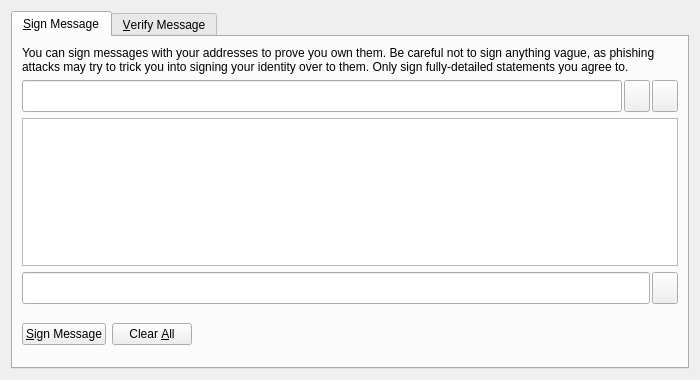
<?xml version="1.0" encoding="UTF-8"?>
<ui version="4.0">
 <class>SignVerifyMessageDialog</class>
 <widget class="QDialog" name="SignVerifyMessageDialog">
  <property name="geometry">
   <rect>
    <x>0</x>
    <y>0</y>
    <width>700</width>
    <height>380</height>
   </rect>
  </property>
  <property name="windowTitle">
   <string>Signatures - Sign / Verify a Message</string>
  </property>
  <property name="modal">
   <bool>true</bool>
  </property>
  <layout class="QVBoxLayout" name="verticalLayout">
   <item>
    <widget class="QTabWidget" name="tabWidget">
     <property name="currentIndex">
      <number>0</number>
     </property>
     <widget class="QWidget" name="tabSignMessage">
      <attribute name="title">
       <string>&amp;Sign Message</string>
      </attribute>
      <layout class="QVBoxLayout" name="verticalLayout_SM">
       <item>
        <widget class="QLabel" name="infoLabel_SM">
         <property name="text">
          <string>You can sign messages with your addresses to prove you own them. Be careful not to sign anything vague, as phishing attacks may try to trick you into signing your identity over to them. Only sign fully-detailed statements you agree to.</string>
         </property>
         <property name="textFormat">
          <enum>Qt::PlainText</enum>
         </property>
         <property name="wordWrap">
          <bool>true</bool>
         </property>
        </widget>
       </item>
       <item>
        <layout class="QHBoxLayout" name="horizontalLayout_1_SM">
         <property name="spacing">
          <number>0</number>
         </property>
         <item>
          <widget class="QValidatedLineEdit" name="addressIn_SM">
           <property name="minimumSize">
            <size>
             <width>0</width>
             <height>32</height>
            </size>
           </property>
           <property name="maximumSize">
            <size>
             <width>16777215</width>
             <height>32</height>
            </size>
           </property>
           <property name="toolTip">
            <string>The address to sign the message with (e.g. iJagcLKkACTYVhyVuDimpU7tW8Xfw6GXQK)</string>
           </property>
           <property name="maxLength">
            <number>34</number>
           </property>
          </widget>
         </item>
         <item>
          <widget class="QPushButton" name="addressBookButton_SM">
           <property name="sizePolicy">
            <sizepolicy hsizetype="Fixed" vsizetype="Fixed">
             <horstretch>0</horstretch>
             <verstretch>0</verstretch>
            </sizepolicy>
           </property>
           <property name="minimumSize">
            <size>
             <width>48</width>
             <height>32</height>
            </size>
           </property>
           <property name="maximumSize">
            <size>
             <width>48</width>
             <height>32</height>
            </size>
           </property>
           <property name="toolTip">
            <string>Choose an address from the address book</string>
           </property>
           <property name="styleSheet">
            <string notr="true">max-width: 24px; min-width: 24px; margin-left: 2px;</string>
           </property>
           <property name="text">
            <string/>
           </property>
           <property name="icon">
            <iconset resource="../inception.qrc">
             <normaloff>:/icons/address-book_w</normaloff>:/icons/address-book_w</iconset>
           </property>
           <property name="shortcut">
            <string>Alt+A</string>
           </property>
           <property name="autoDefault">
            <bool>false</bool>
           </property>
          </widget>
         </item>
         <item>
          <widget class="QPushButton" name="pasteButton_SM">
           <property name="sizePolicy">
            <sizepolicy hsizetype="Fixed" vsizetype="Fixed">
             <horstretch>0</horstretch>
             <verstretch>0</verstretch>
            </sizepolicy>
           </property>
           <property name="minimumSize">
            <size>
             <width>48</width>
             <height>32</height>
            </size>
           </property>
           <property name="maximumSize">
            <size>
             <width>48</width>
             <height>32</height>
            </size>
           </property>
           <property name="toolTip">
            <string>Paste address from clipboard</string>
           </property>
           <property name="styleSheet">
            <string notr="true">max-width: 24px; min-width: 24px; margin-left: 2px;</string>
           </property>
           <property name="text">
            <string/>
           </property>
           <property name="icon">
            <iconset resource="../inception.qrc">
             <normaloff>:/icons/editpaste_w</normaloff>:/icons/editpaste_w</iconset>
           </property>
           <property name="shortcut">
            <string>Alt+P</string>
           </property>
           <property name="autoDefault">
            <bool>false</bool>
           </property>
          </widget>
         </item>
        </layout>
       </item>
       <item>
        <widget class="QPlainTextEdit" name="messageIn_SM">
         <property name="toolTip">
          <string>Enter the message you want to sign here</string>
         </property>
        </widget>
       </item>
       <item>
        <layout class="QHBoxLayout" name="horizontalLayout_2_SM">
         <property name="spacing">
          <number>0</number>
         </property>
         <item>
          <widget class="QLineEdit" name="signatureOut_SM">
           <property name="minimumSize">
            <size>
             <width>0</width>
             <height>32</height>
            </size>
           </property>
           <property name="maximumSize">
            <size>
             <width>16777215</width>
             <height>32</height>
            </size>
           </property>
           <property name="font">
            <font>
             <italic>true</italic>
            </font>
           </property>
           <property name="readOnly">
            <bool>true</bool>
           </property>
          </widget>
         </item>
         <item>
          <widget class="QPushButton" name="copySignatureButton_SM">
           <property name="sizePolicy">
            <sizepolicy hsizetype="Fixed" vsizetype="Fixed">
             <horstretch>0</horstretch>
             <verstretch>0</verstretch>
            </sizepolicy>
           </property>
           <property name="minimumSize">
            <size>
             <width>48</width>
             <height>32</height>
            </size>
           </property>
           <property name="maximumSize">
            <size>
             <width>48</width>
             <height>32</height>
            </size>
           </property>
           <property name="toolTip">
            <string>Copy the current signature to the system clipboard</string>
           </property>
           <property name="styleSheet">
            <string notr="true">max-width: 24px; min-width: 24px; margin-left: 2px;</string>
           </property>
           <property name="text">
            <string/>
           </property>
           <property name="icon">
            <iconset resource="../inception.qrc">
             <normaloff>:/icons/editcopy_w</normaloff>:/icons/editcopy_w</iconset>
           </property>
           <property name="autoDefault">
            <bool>false</bool>
           </property>
          </widget>
         </item>
        </layout>
       </item>
       <item>
        <layout class="QHBoxLayout" name="horizontalLayout_3_SM">
         <item>
          <widget class="QPushButton" name="signMessageButton_SM">
           <property name="toolTip">
            <string>Sign the message to prove you own this Inception address</string>
           </property>
           <property name="text">
            <string>&amp;Sign Message</string>
           </property>
           <property name="icon">
            <iconset resource="../inception.qrc">
             <normaloff>:/icons/edit_w</normaloff>:/icons/edit_w</iconset>
           </property>
           <property name="autoDefault">
            <bool>false</bool>
           </property>
          </widget>
         </item>
         <item>
          <widget class="QPushButton" name="clearButton_SM">
           <property name="toolTip">
            <string>Reset all sign message fields</string>
           </property>
           <property name="text">
            <string>Clear &amp;All</string>
           </property>
           <property name="icon">
            <iconset resource="../inception.qrc">
             <normaloff>:/icons/remove_w</normaloff>:/icons/remove_w</iconset>
           </property>
           <property name="autoDefault">
            <bool>false</bool>
           </property>
          </widget>
         </item>
         <item>
          <spacer name="horizontalSpacer_1_SM">
           <property name="orientation">
            <enum>Qt::Horizontal</enum>
           </property>
           <property name="sizeHint" stdset="0">
            <size>
             <width>40</width>
             <height>48</height>
            </size>
           </property>
          </spacer>
         </item>
         <item>
          <widget class="QLabel" name="statusLabel_SM">
           <property name="font">
            <font>
             <weight>75</weight>
             <bold>true</bold>
            </font>
           </property>
           <property name="text">
            <string/>
           </property>
           <property name="wordWrap">
            <bool>true</bool>
           </property>
          </widget>
         </item>
         <item>
          <spacer name="horizontalSpacer_2_SM">
           <property name="orientation">
            <enum>Qt::Horizontal</enum>
           </property>
           <property name="sizeHint" stdset="0">
            <size>
             <width>40</width>
             <height>48</height>
            </size>
           </property>
          </spacer>
         </item>
        </layout>
       </item>
      </layout>
     </widget>
     <widget class="QWidget" name="tabVerifyMessage">
      <attribute name="title">
       <string>&amp;Verify Message</string>
      </attribute>
      <layout class="QVBoxLayout" name="verticalLayout_VM">
       <item>
        <widget class="QLabel" name="infoLabel_VM">
         <property name="text">
          <string>Enter the signing address, message (ensure you copy line breaks, spaces, tabs, etc. exactly) and signature below to verify the message. Be careful not to read more into the signature than what is in the signed message itself, to avoid being tricked by a man-in-the-middle attack.</string>
         </property>
         <property name="textFormat">
          <enum>Qt::PlainText</enum>
         </property>
         <property name="alignment">
          <set>Qt::AlignLeading|Qt::AlignLeft|Qt::AlignTop</set>
         </property>
         <property name="wordWrap">
          <bool>true</bool>
         </property>
        </widget>
       </item>
       <item>
        <layout class="QHBoxLayout" name="horizontalLayout_1_VM">
         <property name="spacing">
          <number>0</number>
         </property>
         <item>
          <widget class="QValidatedLineEdit" name="addressIn_VM">
           <property name="minimumSize">
            <size>
             <width>0</width>
             <height>32</height>
            </size>
           </property>
           <property name="maximumSize">
            <size>
             <width>16777215</width>
             <height>32</height>
            </size>
           </property>
           <property name="toolTip">
            <string>The address the message was signed with (e.g. iJagcLKkACTYVhyVuDimpU7tW8Xfw6GXQK)</string>
           </property>
           <property name="maxLength">
            <number>34</number>
           </property>
          </widget>
         </item>
         <item>
          <widget class="QPushButton" name="addressBookButton_VM">
           <property name="sizePolicy">
            <sizepolicy hsizetype="Fixed" vsizetype="Fixed">
             <horstretch>0</horstretch>
             <verstretch>0</verstretch>
            </sizepolicy>
           </property>
           <property name="minimumSize">
            <size>
             <width>48</width>
             <height>32</height>
            </size>
           </property>
           <property name="maximumSize">
            <size>
             <width>48</width>
             <height>32</height>
            </size>
           </property>
           <property name="toolTip">
            <string>Choose an address from the address book</string>
           </property>
           <property name="styleSheet">
            <string notr="true">max-width: 24px; min-width: 24px; margin-left: 2px;</string>
           </property>
           <property name="text">
            <string/>
           </property>
           <property name="icon">
            <iconset resource="../inception.qrc">
             <normaloff>:/icons/address-book_w</normaloff>:/icons/address-book_w</iconset>
           </property>
           <property name="shortcut">
            <string>Alt+A</string>
           </property>
           <property name="autoDefault">
            <bool>false</bool>
           </property>
          </widget>
         </item>
        </layout>
       </item>
       <item>
        <widget class="QPlainTextEdit" name="messageIn_VM"/>
       </item>
       <item>
        <widget class="QValidatedLineEdit" name="signatureIn_VM">
         <property name="minimumSize">
          <size>
           <width>0</width>
           <height>32</height>
          </size>
         </property>
         <property name="maximumSize">
          <size>
           <width>16777215</width>
           <height>32</height>
          </size>
         </property>
        </widget>
       </item>
       <item>
        <layout class="QHBoxLayout" name="horizontalLayout_2_VM">
         <item>
          <widget class="QPushButton" name="verifyMessageButton_VM">
           <property name="toolTip">
            <string>Verify the message to ensure it was signed with the specified Inception address</string>
           </property>
           <property name="text">
            <string>&amp;Verify Message</string>
           </property>
           <property name="icon">
            <iconset resource="../inception.qrc">
             <normaloff>:/icons/transaction_0_w</normaloff>:/icons/transaction_0_w</iconset>
           </property>
           <property name="autoDefault">
            <bool>false</bool>
           </property>
          </widget>
         </item>
         <item>
          <widget class="QPushButton" name="clearButton_VM">
           <property name="toolTip">
            <string>Reset all verify message fields</string>
           </property>
           <property name="text">
            <string>Clear &amp;All</string>
           </property>
           <property name="icon">
            <iconset resource="../inception.qrc">
             <normaloff>:/icons/remove_w</normaloff>:/icons/remove_w</iconset>
           </property>
           <property name="autoDefault">
            <bool>false</bool>
           </property>
          </widget>
         </item>
         <item>
          <spacer name="horizontalSpacer_1_VM">
           <property name="orientation">
            <enum>Qt::Horizontal</enum>
           </property>
           <property name="sizeHint" stdset="0">
            <size>
             <width>40</width>
             <height>48</height>
            </size>
           </property>
          </spacer>
         </item>
         <item>
          <widget class="QLabel" name="statusLabel_VM">
           <property name="font">
            <font>
             <weight>75</weight>
             <bold>true</bold>
            </font>
           </property>
           <property name="text">
            <string/>
           </property>
           <property name="wordWrap">
            <bool>true</bool>
           </property>
          </widget>
         </item>
         <item>
          <spacer name="horizontalSpacer_2_VM">
           <property name="orientation">
            <enum>Qt::Horizontal</enum>
           </property>
           <property name="sizeHint" stdset="0">
            <size>
             <width>40</width>
             <height>48</height>
            </size>
           </property>
          </spacer>
         </item>
        </layout>
       </item>
      </layout>
     </widget>
    </widget>
   </item>
  </layout>
 </widget>
 <customwidgets>
  <customwidget>
   <class>QValidatedLineEdit</class>
   <extends>QLineEdit</extends>
   <header>qvalidatedlineedit.h</header>
  </customwidget>
 </customwidgets>
 <resources>
  <include location="../inception.qrc"/>
 </resources>
 <connections/>
</ui>
